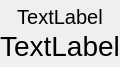
<?xml version="1.0" encoding="UTF-8"?>
<ui version="4.0">
 <class>Frame</class>
 <widget class="QFrame" name="Frame">
  <property name="geometry">
   <rect>
    <x>0</x>
    <y>0</y>
    <width>90</width>
    <height>54</height>
   </rect>
  </property>
  <property name="windowTitle">
   <string>Frame</string>
  </property>
  <layout class="QVBoxLayout" name="verticalLayout" stretch="1,3">
   <property name="spacing">
    <number>1</number>
   </property>
   <property name="leftMargin">
    <number>0</number>
   </property>
   <property name="topMargin">
    <number>5</number>
   </property>
   <property name="rightMargin">
    <number>0</number>
   </property>
   <property name="bottomMargin">
    <number>5</number>
   </property>
   <item>
    <widget class="QLabel" name="title">
     <property name="sizePolicy">
      <sizepolicy hsizetype="Preferred" vsizetype="Fixed">
       <horstretch>0</horstretch>
       <verstretch>0</verstretch>
      </sizepolicy>
     </property>
     <property name="font">
      <font>
       <pointsize>15</pointsize>
      </font>
     </property>
     <property name="text">
      <string>TextLabel</string>
     </property>
     <property name="alignment">
      <set>Qt::AlignBottom|Qt::AlignHCenter</set>
     </property>
    </widget>
   </item>
   <item>
    <widget class="DynamicLabel" name="value">
     <property name="font">
      <font>
       <pointsize>21</pointsize>
      </font>
     </property>
     <property name="text">
      <string>TextLabel</string>
     </property>
     <property name="alignment">
      <set>Qt::AlignHCenter|Qt::AlignTop</set>
     </property>
    </widget>
   </item>
  </layout>
 </widget>
 <customwidgets>
  <customwidget>
   <class>DynamicLabel</class>
   <extends>QLabel</extends>
   <header>widgets/DynamicLabel</header>
  </customwidget>
 </customwidgets>
 <resources/>
 <connections/>
</ui>
